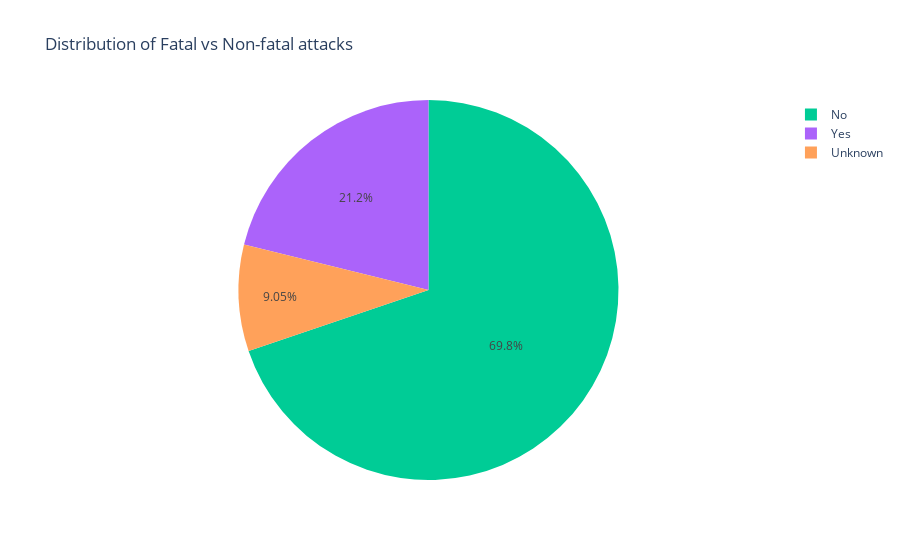

Write notebook code for a chart like this one.
### Markdown cell above
**7. Fatality trends**

### Code cell
counts = shark_attack_df['Fatal Y/N'].value_counts().reset_index()
counts.columns = ['Fatal', 'Count']
fig = px.pie(
    counts,
    names='Fatal',
    values='Count',
    color='Fatal',
    color_discrete_map={'Y': 'red', 'N': 'blue'},
    
    title="Distribution of Fatal vs Non-fatal attacks"
)
fig.show()

### Figure 1 — Plotly figure (JSON) as saved in the notebook; plotly's stock layout.template omitted (floating-point values rounded to 4 significant figures)
{"data": [{"customdata": [["No"], ["Yes"], ["Unknown"]], "domain": {"x": [0, 1], "y": [0, 1]}, "hovertemplate": "Fatal=%{customdata[0]}<br>Count=%{value}<extra></extra>", "labels": ["No", "Yes", "Unknown"], "legendgroup": "", "marker": {"colors": ["#00cc96", "#ab63fa", "#FFA15A"]}, "name": "", "showlegend": true, "type": "pie", "values": [4904, 1487, 636]}], "layout": {"legend": {"tracegroupgap": 0}, "title": {"text": "Distribution of Fatal vs Non-fatal attacks"}}}
